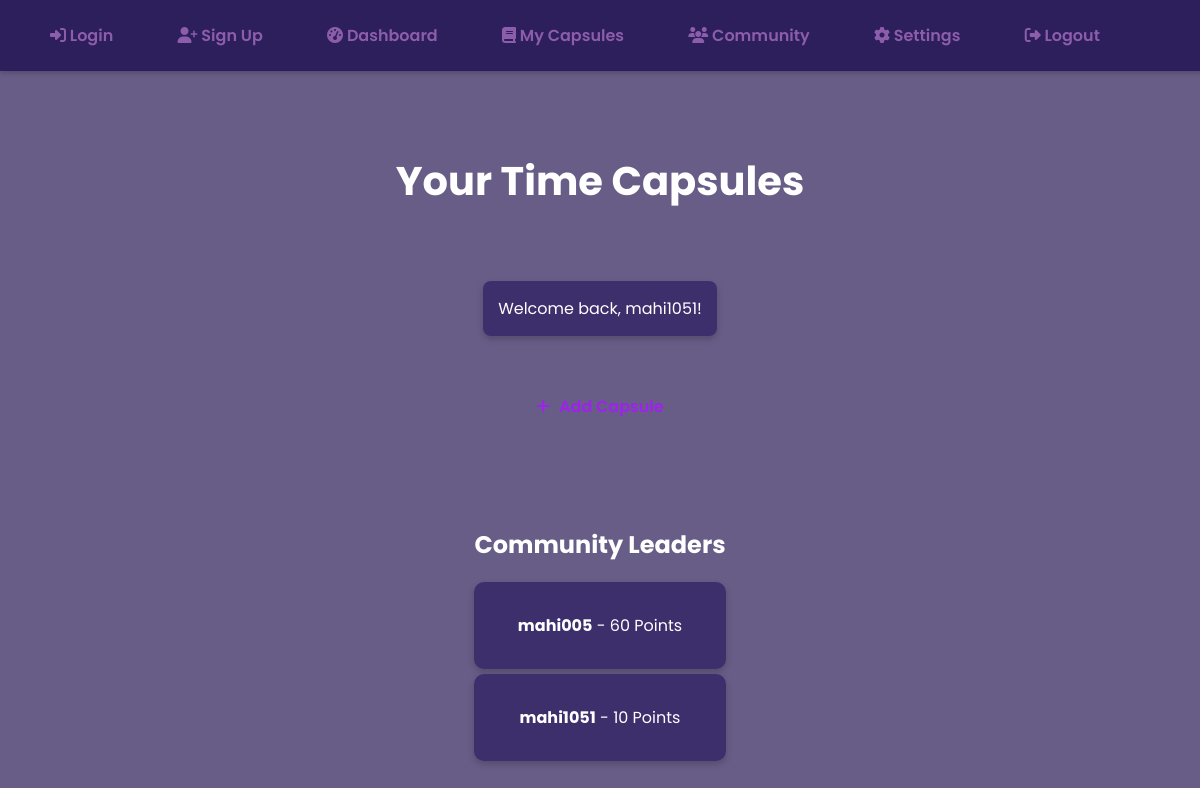
The app's page /capsules (signed in) with its own data.
### tables this page shows
CREATE TABLE users 
                 (id INTEGER PRIMARY KEY, email TEXT UNIQUE, password TEXT, username TEXT, points INTEGER DEFAULT 0);

### app.py (the view)
@app.route('/capsules')
def view_capsules():
    if 'user_id' not in session:
        return redirect(url_for('login'))
    conn = sqlite3.connect('capsules.db')
    c = conn.cursor()
    try:
        c.execute("SELECT id, text, image, audio, unlock_date, sentiment, category, password, note, expire_date, created_at, title, mood, visibility, tags, likes, comments FROM capsules WHERE user_id = ? OR visibility = 'Public'", (session['user_id'],))
        capsules = c.fetchall()
        c.execute("SELECT username, points FROM users ORDER BY points DESC LIMIT 10")
        leaderboard = c.fetchall()
    except sqlite3.Error as e:
        flash(f'Database error: {str(e)}', 'error')
        capsules = []
        leaderboard = []
    finally:
        conn.close()
    current_date = datetime.now().strftime('%Y-%m-%d')
    capsules = [c for c in capsules if not c[9] or c[9] >= current_date]
    total_capsules = len([c for c in capsules if c[13] == 'Private' or c[0] == session['user_id']])
    positive_count = sum(1 for c in capsules if "Positive" in c[5])
    badges = []
    if total_capsules >= 3:
        badges.append("Memory Keeper")
    if positive_count > total_capsules / 2:
        badges.append("Optimist")
    if total_capsules >= 5:
        badges.append("Time Master")
    streak = calculate_streak([c[10] for c in capsules if c[13] == 'Private' or c[0] == session['user_id']])
    return render_template('capsules.html', capsules=capsules, current_date=current_date, badges=badges, streak=streak, leaderboard=leaderboard)

### app.py (called while the page is built, shortened)
def calculate_streak(dates):
    if not dates:
        return 0

### templates/capsules.html (shortened to what this page needs)
<!DOCTYPE html>
<html>
<head>
    <link rel="stylesheet" href="{{ url_for('static', filename='styles.css') }}">
    <link rel="stylesheet" href="{{ url_for('static', filename='font-awesome.min.css') }}">
</head>
<body>
    <nav class="navbar">
        <a href="/login"><i class="fas fa-sign-in-alt"></i> Login</a>
        <a href="/signup"><i class="fas fa-user-plus"></i> Sign Up</a>
        {% if 'user_id' in session %}
            <a href="/dashboard"><i class="fas fa-tachometer-alt"></i> Dashboard</a>
            <a href="/capsules"><i class="fas fa-book"></i> My Capsules</a>
            <a href="/community"><i class="fas fa-users"></i> Community</a>
            <a href="/settings"><i class="fas fa-cog"></i> Settings</a>
            <a href="/logout"><i class="fas fa-sign-out-alt"></i> Logout</a>
        {% endif %}
    </nav>
    <div class="container">
        <h1>Your Time Capsules</h1>
        <div class="notifications">
            <p class="notification">Welcome back, {{ session['username'] }}!</p>
        </div>
        <a href="/" class="action-btn" style="display: block; margin: 20px auto; text-align: center;"><i class="fas fa-plus"></i> Add Capsule</a>
        {% if leaderboard %}
            <div class="leaderboard">
                <h2>Community Leaders</h2>
                {% for user, points in leaderboard %}
                    <div class="leaderboard-item">
                        <p><strong>{{ user }}</strong> - {{ points }} Points</p>
                    </div>
                {% endfor %}
            </div>
        {% endif %}
    </div>
</body>
</html>

### static/styles.css (style rules this page uses)
body { font-family: 'Poppins', sans-serif; margin: 0; padding: 0; background: #685d87; color: #FFFFFF; overflow-x: hidden; }
.navbar { position: fixed; top: 0; width: 100%; background: #2D1E5C; padding: 15px 20px; box-shadow: 0 2px 5px rgba(0, 0, 0, 0.2); z-index: 1000; }
.navbar a, .navbar .action-btn { color: #8c5daa; text-decoration: none; font-weight: 600; margin: 0 15px; font-size: 1em; transition: color 0.2s ease; }
.container { max-width: 1200px; margin: 70px auto 20px; padding: 20px; display: flex; flex-direction: column; gap: 20px; align-items: center; justify-content: center; min-height: calc(100vh - 90px); }
h1 { font-size: 2.5em; font-weight: 700; color: #FFFFFF; text-align: center; margin-bottom: 20px; }
.badges, .streak, .notifications, .leaderboard { text-align: center; margin-top: 20px; }
.leaderboard-item { background: #3D2E6C; padding: 15px; border-radius: 10px; margin: 5px 0; box-shadow: 0 3px 7px rgba(0, 0, 0, 0.2); transition: transform 0.2s ease; }
a, .action-btn { color: #A020F0; text-decoration: none; font-weight: 600; transition: color 0.2s ease, transform 0.2s ease; display: inline-block; padding: 8px 15px; border-radius: 5px; margin: 5px; }
.notification { background: #3D2E6C; padding: 15px; margin: 10px 0; border-radius: 8px; box-shadow: 0 3px 7px rgba(0, 0, 0, 0.2); transition: transform 0.2s ease; }
.action-btn i { margin-right: 5px; }

### records on screen
users: username "mahi1051", points "10"
users: username "mahi005", points "60"
